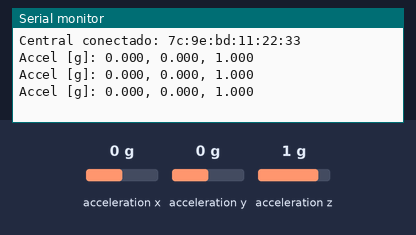
The sketch below on a simulated Arduino Nano 33 BLE. On the bench: the last lines printed to the serial monitor. Inputs (shaded band) come from the test bench; at power-on: acceleration x 0 g, acceleration y 0 g, acceleration z 1 g. Nothing arrives over Bluetooth unless stated; a phone connects over Bluetooth LE 3 s after start.

Above: at 4.3 s.
4.4 s: acceleration x set to -1.4 g
At 4.9 s:
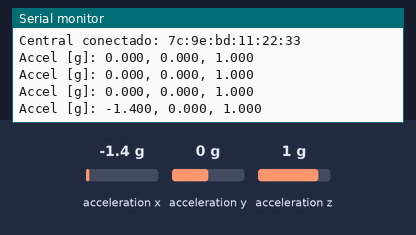
5.9 s: acceleration y set to -1.4 g
At 6.4 s:
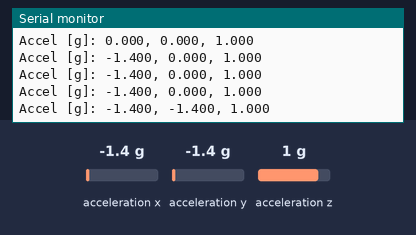
7.4 s: acceleration z set to -1.4 g
At 7.9 s:
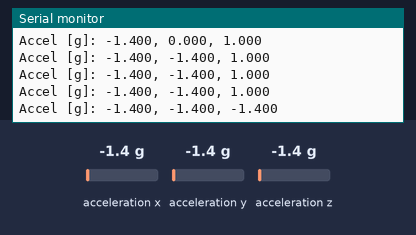

Measured:
- after the input at 4.4 s, the serial monitor: prints a new line after 0.11 s (image 1)
- after the input at 5.9 s, the serial monitor: prints a new line after 0.11 s (image 2)
- after the input at 7.4 s, the serial monitor: prints a new line after 0.12 s (image 3)

The sketch:

4_3.ino
```cpp
#include <ArduinoBLE.h>
#include <Arduino_LSM9DS1.h>

BLEService accelService("D27A1000-761F-4F14-8A11-3BCB8D8EF0CE");  // UUID del servicio de acelerómetro
BLECharacteristic accelChar("D27A1001-761F-4F14-8A11-3BCB8D8EF0CE",  // UUID de la característica
                             BLERead | BLENotify, sizeof(float) * 3);

void setup() {
  Serial.begin(9600);
  if (!BLE.begin()) {
    Serial.println("Error iniciando BLE");
    while (1);
  }
  // Iniciar el sensor IMU (acelerómetro)
  if (!IMU.begin()) {
    Serial.println("Error: IMU no detectada");
  } else {
    Serial.println("IMU iniciada correctamente");
  }

  // Inicializar valor de la característica (ej. 0,0,0)
  float initialAccel[3] = {0.0, 0.0, 0.0};
  accelChar.writeValue((byte*)initialAccel, sizeof(initialAccel));

  // Configurar servicio BLE
  accelService.addCharacteristic(accelChar);
  BLE.addService(accelService);
  BLE.setAdvertisedService(accelService);
  BLE.setLocalName("Nano33-Accel");
  BLE.advertise();
  Serial.println("Periférico BLE iniciado: Acelerómetro con notificaciones.");
}

void loop() {
  // Esperar conexión de un central BLE
  BLEDevice central = BLE.central();
  if (central) {
    Serial.print("Central conectado: ");
    Serial.println(central.address());
    while (central.connected()) {
      // Leer acelerómetro y notificar valores
      if (IMU.accelerationAvailable()) {
        float x, y, z;
        IMU.readAcceleration(x, y, z);
        float values[3] = {x, y, z};
        accelChar.writeValue((byte*)values, sizeof(values));  // actualiza y notifica
        Serial.print("Accel [g]: ");
        Serial.print(x, 3); Serial.print(", ");
        Serial.print(y, 3); Serial.print(", ");
        Serial.println(z, 3);
      }
      delay(500);
    }
    Serial.println("Central desconectado");
  }
}
```
